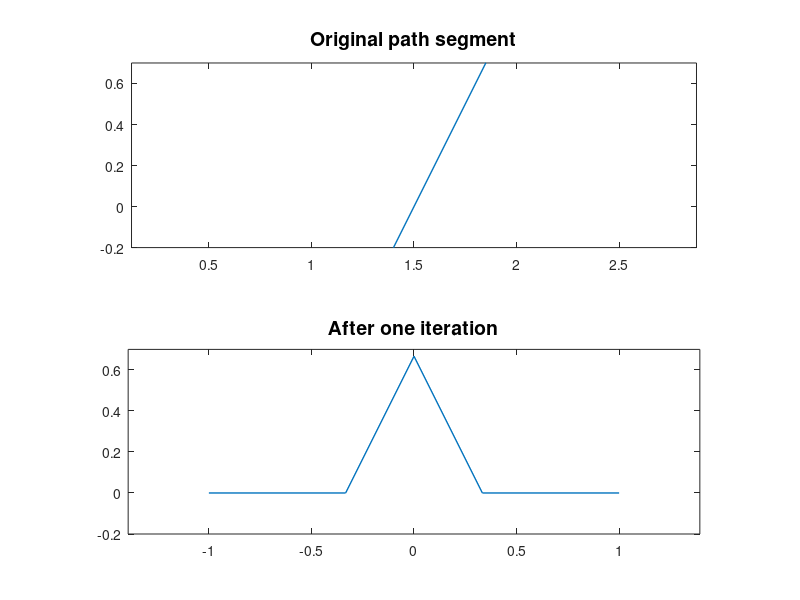

This figure's MATLAB source: (Note: this script raises an error after producing the figure.)
%% Koch snowflake
% Anthony Austin, November 2012

%%
% (Chebfun example fun/KochSnowflake.m)
% [Tags: #fun, #fractal, #ARCLENGTH, #koch, #snowflake>]

%%
% In the spirit of the upcoming holiday season, let's use Chebfun to have a
% little fun with the well-known Koch snowflake fractal.

%%
% In order to be able to use proper MATLAB functions (which we need for
% this example), we need to enclose this entire script within the body of a
% function.

function KochSnowflake()

LW = 'LineWidth'; lw = 1; FS = 'FontSize'; fs = 14;

%%
% First, we need a way to generate the points on the snowflake curve.
% Recall that the Koch snowflake is generated by starting with an
% equilateral triangle and then, at each iteration step, replacing the
% middle of each line segment with two smaller line segments that construct
% the sides of an equilateral triangle that sits on top of the path where
% the segment used to lie:

seg1 = complex([-1 1]);
seg2 = [-1 -1/3 2*1i/3 1/3 1];

subplot(2, 1, 1)
plot(seg1, LW, lw)
ylim([-0.2 0.7])
axis equal
title('Original path segment', FS, fs)

subplot(2, 1, 2)
plot(seg2, LW, lw)
ylim([-0.2 0.7])
axis equal
title('After one iteration', FS, fs)

%%
% The following function creates a column vector of all the snowflake's
% vertices after N iterations of the fractal generating step.  The vertices
% are represented by points in the complex plane.

function K = koch(N)
	% Start with the corners of an equilateral triangle.
	K = [   0 + 1i/sqrt(3)
	     -0.5 - 1i/(2*sqrt(3))
     	      0.5 - 1i/(2*sqrt(3))
                0 + 1i/sqrt(3)]; % Repeat the first point to close the path.

      	% Repeatedly split the sides of the snowflake to generate the fractal.
	for (n = 1:1:N)
		K = nextkoch(K);
	end
end

%%
% The real work of the koch() function is all contained inside the
% nextkoch() auxiliary function, which carries out the fractal iteration.
% It accepts a column vector of vertices generated by one step and returns
% a column vector of the vertices obtained after a single step of the
% iteration.

function Kn = nextkoch(K)
	N = length(K) - 1;     % Current number of unique vertices.
	M = 4*N + 1;           % Total number of vertices after next step.
	Kn = zeros(M, 1);      % New list of vertices.
	
	% Insert the current vertices into the new list.
	Kn(1:4:M) = K(1:end);
	
	for (n = 1:1:N)
		% Pick out a vertex and the next one in the sequence.
		z1 = K(n);
		z2 = K(n + 1);
		
		% Compute new points on the curve between these vertices.
		w1 = 2*z1/3 + 1*z2/3;
		w3 = 1*z1/3 + 2*z2/3;
		w2 = (w1 + w3)/2 + 1i*sqrt(3)*(w1 - w3)/2;
		
		% Insert the new vertices into the list.
		Kn(4*(n - 1) + 2) = w1;
		Kn(4*(n - 1) + 3) = w2;
		Kn(4*(n - 1) + 4) = w3;
	end
end

%%
% Finally, we develop a parametric representation of the snowflake path.  The
% following function parametrizes the path with vertices in the column vector K
% by a parameter t that ranges over [0, 1]:

function y = kochfn(K, t)
	M = length(K);
	
	m1 = floor((M-1)*t) + 1;
	m2 = min(m1 + 1, M);
	
	s = (M-1)*t + 1 - m1;
	y = K(m1).*(1 - s) + K(m2).*s;
end

%%
% Now we can play!  Let's start by creating a chebfun that represents the
% Koch snowflake after three fractal iterations.  Since the snowflake path
% is quite jagged, we will need to enable splitting:

splitting on
K = koch(3);
z = chebfun(@(t) kochfn(K, t), [0 1]);

greet1 = 0.4*scribble('Merry');
greet1x = real(greet1);
greet1y = imag(greet1);
y1min = min(greet1y);
y1max = max(greet1y);
ht1 = y1max - y1min;

greet2 = 0.4*scribble('Christmas!');
greet2x = real(greet2);
greet2y = imag(greet2);
x2min = min(greet2x);
x2max = max(greet2x);
y2min = min(greet2y);
y2max = max(greet2y);
c2 = ((x2min + x2max) + (y2min + y2max)*1i)/2;
ht2 = y2max - y2min;

hr = ht2/ht1;
greet1 = greet1*hr;
greet1x = greet1x*hr;
greet1y = greet1y*hr;
x1min = min(greet1x);
x1max = max(greet1x);
y1min = min(greet1y);
y1max = max(greet1y);
c1 = ((x1min + x1max) + (y1min + y1max)*1i)/2;

greet1 = greet1 - c1 + 0.2i;
greet2 = greet2 - c2 - 0.2i;
xmgreen = [0 0.5 0];

clf
h = fill(real(z), imag(z), [0.6 0.6 1]);
hold on;
plot(greet1, 'Color', xmgreen, LW, 2)
plot(greet2, 'Color', xmgreen, LW, 2)
hold off;
set(h, 'EdgeColor', 'r', LW, 3.0)
title('Koch Snowflake', FS, fs)
axis equal

%% 
% How big is the snowflake chebfun?

length(z)
z.nfuns

%%
% We see that it needs 387 points to represent the snowflake curve, split up
% between 192 linear pieces:  one for each line segment on the curve.  Since
% two points determine a line, we would expect it to need only 2*192 = 384
% points, so it seems that the constructor has decided that a few of the
% segments need an extra point or two to resolve.

%% 
% The preceding code built the snowflake curve by sampling the path and using
% Chebfun's automatic edge detection feature to insert breakpoints at the
% corners, where the path fails to be smooth.  We can build the curve more
% efficiently by determining the locations of these points ahead of time and
% passing them directly to the constructor, along with function handles that
% define the curve path in between the breakpoints:

N = length(K) - 1;
ends = 1:1:(N + 1);
paths = cell(N, 1);

for (n = 1:1:N)
	paths{n} = @(t) K(n)*(1 - (t - n)) + K(n + 1)*(t - n);
end

z = chebfun(paths, ends);

plot(z, LW, lw)
title('Koch snowflake (built a different way)', FS, fs)
axis equal

%%
% Let's try deforming the snowflake curve using a few maps:

clf

expz = exp(z);
sinz = sin(2*z);
asinz = asin(2*z);
besselz = besselj(0, z);

subplot(2, 2, 1)
plot(expz, LW, lw)
title('exp(z)', FS, fs)
axis equal

subplot(2, 2, 2)
plot(sinz, LW, lw)
title('sin(2z)', FS, fs)
axis equal

subplot(2, 2, 3)
plot(asinz, LW, lw)
title('asin(2z)', FS, fs)
axis equal

subplot(2, 2, 4)
plot(besselz, LW, lw)
title('J_0(z)', FS, fs)
axis equal

%%
% How big are the chebfuns corresponding to these new curves?  Let's look at
% the last one as an example:

length(besselz)

%%
% The image curves require quite a few more points to resolve the the original
% one.  This is expected, since the edges of the image curves are true curves
% and not just lines.

%%
% By using the map 1/z, we get a snowflake of a different variety:

clf
recipz = 1./z;
plot(recipz, LW, lw)
title('1/z', FS, fs)
axis equal

%%
% Can you explain why the map used in the next plot gives such a
% strange-looking result?

clf
pz = z.^2 + (1i/5)*z - (1+1i)/25;
plot(pz, LW, lw)
title('Image Under z^2 + (1i/5)z - (1+1i)/25', FS, fs)
axis equal

%%
% How long is the snowflake curve?

L3 = arclength(z)

%%
% This number is fairly modest, but in fact, one can show that the length
% of the curve becomes arbitrarily large as the number of iterations is
% increased. We can investigate its rate of growth by examining the lengths
% of some of the lower iterates:

K0 = koch(0);
f0 = chebfun(@(t) kochfn(K0, t), [0 1]);
L0 = arclength(f0)

K1 = koch(1);
f1 = chebfun(@(t) kochfn(K1, t), [0 1]);
L1 = arclength(f1)

K2 = koch(2);
f2 = chebfun(@(t) kochfn(K2, t), [0 1]);
L2 = arclength(f2)

%%
% In particular, consider the ratios of the lengths between the iterates:

L1/L0
L2/L1
L3/L2

%%
% We conclude that the ratio of the lengths of successive iterates is 4/3.
% (Can you see from the definition of the fractal iteration step why this
% must be the case?)  From this, we can compute the snowflake's Hausdorff
% dimension [1]:

D = log(4)/log(3)

%%
% This number tells us that that Koch snowflake behaves, in some respects,
% as an approximately "1.26-dimensional" object: a little more than just a
% line but somewhat less than a planar region.

end

%%
% References:
%
% [1] Falconer, K. J.  _The Geometry of Fractal Sets_.  Cambridge University
%       Press, 1986.


